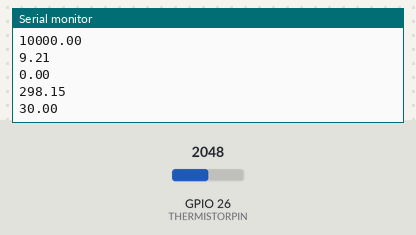
Bench run of a program on a simulated ESP32. On the bench: the last lines printed to the serial monitor. The inputs (shaded band) are chosen by the test bench; at power-on: GPIO 26 (THERMISTORPIN) = 2048.

Above: at 1.2 s.
1.3 s: GPIO 26 (THERMISTORPIN) set to 0
At 2.5 s:
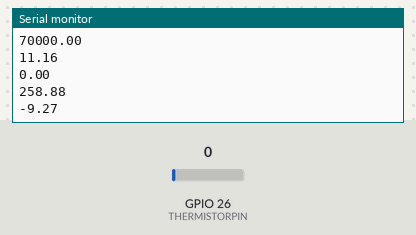
4.3 s: GPIO 26 (THERMISTORPIN) set to 491
At 5.6 s:
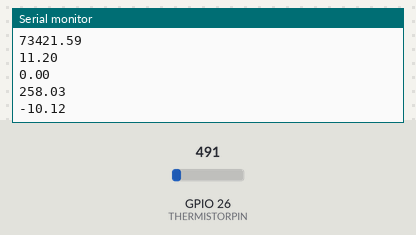
Timing chart, 0 to 7.3 s (numbered marks = the images above; inputs shaded):
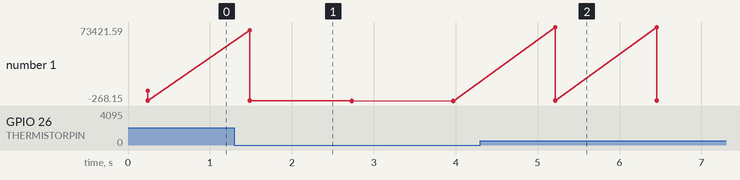

Measured:
- after the input at 1.3 s, the serial monitor: prints a new line after 0.19 s (image 1)
- after the input at 4.3 s, the serial monitor: prints a new line after 0.91 s (image 2)
- plotted number 1: 30 → -268.15 after the input at 1.3 s, -268.15 → -10.12 after the input at 4.3 s

The program:

main.cpp
```cpp
#include <Arduino.h>
#include "esp_adc_cal.h"
#define THERMISTORPIN 26
#define SAMPLERATE 25        // Number of samples to average
#define POWERPIN 25
void setup() {
 Serial.begin(115200);
 pinMode(POWERPIN, OUTPUT);
 digitalWrite(POWERPIN, HIGH);
}

float get_KV_Temp() {

 float thermalSamples;
 float  average=0;
 float logR2, R2;
 for (int i = 1; i<SAMPLERATE; i++) {
 thermalSamples = analogRead(THERMISTORPIN);
 //Serial.println(thermalSamples);
 average = ((thermalSamples - average)/i) + average;
 delay(10);
 }
 R2 = 10000 * (4096.0 / average - 1.0);
 Serial.println( R2 );
 logR2 = log(R2);
 Serial.println(logR2);
 double c = (0.001129148 + (0.000234125 + (0.0000000876741 * logR2 * logR2 ))* logR2 );
 Serial.println(c);
 double celcius = (1.0 / c );
 Serial.println(celcius);
 celcius = celcius - 268.15;
 return celcius;
}

void loop() {
   digitalWrite(POWERPIN, HIGH);
   float temp;
   temp = get_KV_Temp();
   Serial.println(temp);
   delay(1000);
}
```
